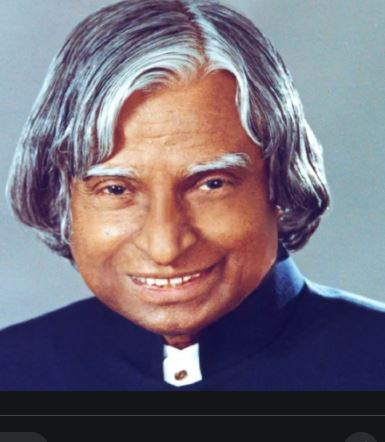
#> input picture APJKalaam_1.JPG, 385 x 442 px
$ python facedetection_usingHaarcascade.py
#> lines starting #> are read from the running program, lines starting #| are printed output that depends on the picture; after the words box and inside, x2 and y2 are one past the last pixel; in counts of white or black regions, pixels touching at a corner belong together
#!/usr/bin/env python
# coding: utf-8

# In[1]:


import numpy as np
import cv2
import matplotlib.pyplot as plt
get_ipython().run_line_magic('matplotlib', 'inline')


# In[2]:


def convertToRGB(image):
    return cv2.cvtColor(image, cv2.COLOR_BGR2RGB)


# In[3]:


haar_cascade_face = cv2.CascadeClassifier('haarcascade_frontalface_alt2.xml')


# In[4]:


def detect_faces(cascade, test_image, scaleFactor = 1.1):
    # create a copy of the image to prevent any changes to the original one.
    image_copy = test_image.copy()

    #convert the test image to gray scale as opencv face detector expects gray images
    gray_image = cv2.cvtColor(image_copy, cv2.COLOR_BGR2RGB)

    # Applying the haar classifier to detect faces
    faces_rect = cascade.detectMultiScale(gray_image, scaleFactor=scaleFactor, minNeighbors=5)

    # Let us print the no. of faces found
    print('Faces found: ', len(faces_rect))

    for (x, y, w, h) in faces_rect:
        cv2.rectangle(image_copy, (x, y), (x+w, y+h), (0, 255, 0), 2)

    return image_copy


# In[5]:


#loading image
test_image2 = cv2.imread('APJKalaam_1.JPG')
#> test_image2 is the input picture: shape (442, 385, 3); mean B, G, R 121.2, 109.3, 117.9

#call the function to detect faces
faces = detect_faces(haar_cascade_face, test_image2)
#> in detect_faces, `faces_rect = cascade.detectMultiScale(gray_image, scaleFactor=scaleFac..`: faces_rect = [[64, 116, 196, 196]]
#| Faces found:  1
#> the loop in detect_faces, `for (x, y, w, h) in faces_rect:` made 1 pass
#> after the loop in detect_faces, `for (x, y, w, h) in faces_rect:`:
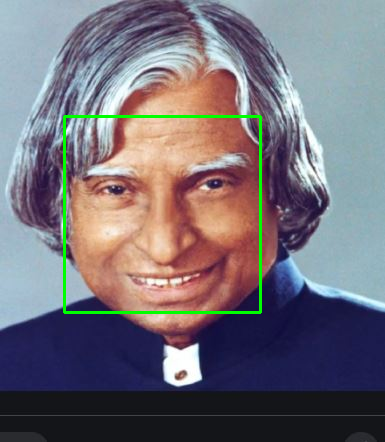
#> image_copy: shape (442, 385, 3); 1.38% of pixels changed, all inside (x1, y1, x2, y2) = (63, 115, 262, 314)

#convert to RGB and display image
plt.imshow(convertToRGB(faces))


# In[6]:


#loading image
test_image2 = cv2.imread('gpimage1.jpg')
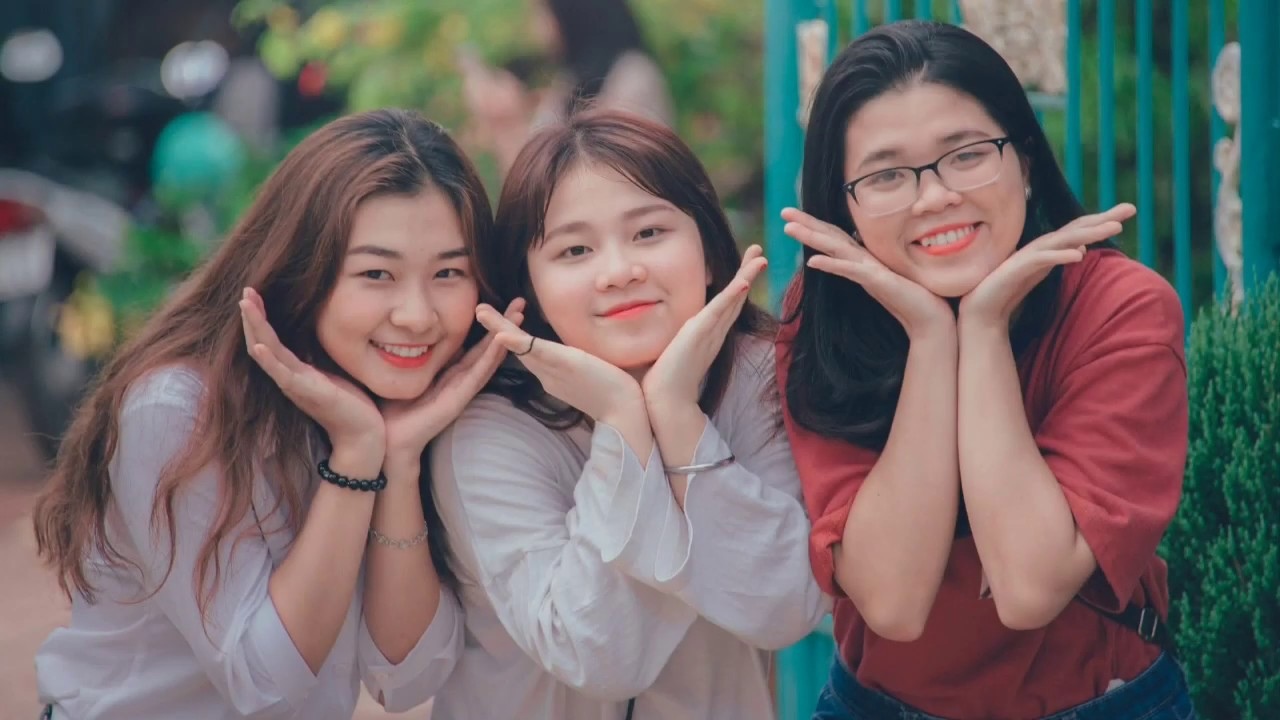
#> input picture gpimage1.jpg, 1280 x 720 px
#> test_image2 is the input picture: shape (720, 1280, 3); mean B, G, R 103.6, 104.6, 111.9

#call the function to detect faces
faces = detect_faces(haar_cascade_face, test_image2)
#> call 2 of detect_faces, with scaleFactor = 1.1
#> in detect_faces (call 2), `faces_rect = cascade.detectMultiScale(gray_image, scaleFactor=scaleFac..`: faces_rect = [[318, 203, 185, 185], [522, 169, 182, 182], [831, 89, 195, 195]]
#| Faces found:  3
#> the loop in detect_faces (call 2), `for (x, y, w, h) in faces_rect:` made 3 passes
#> after the loop in detect_faces (call 2), `for (x, y, w, h) in faces_rect:`:
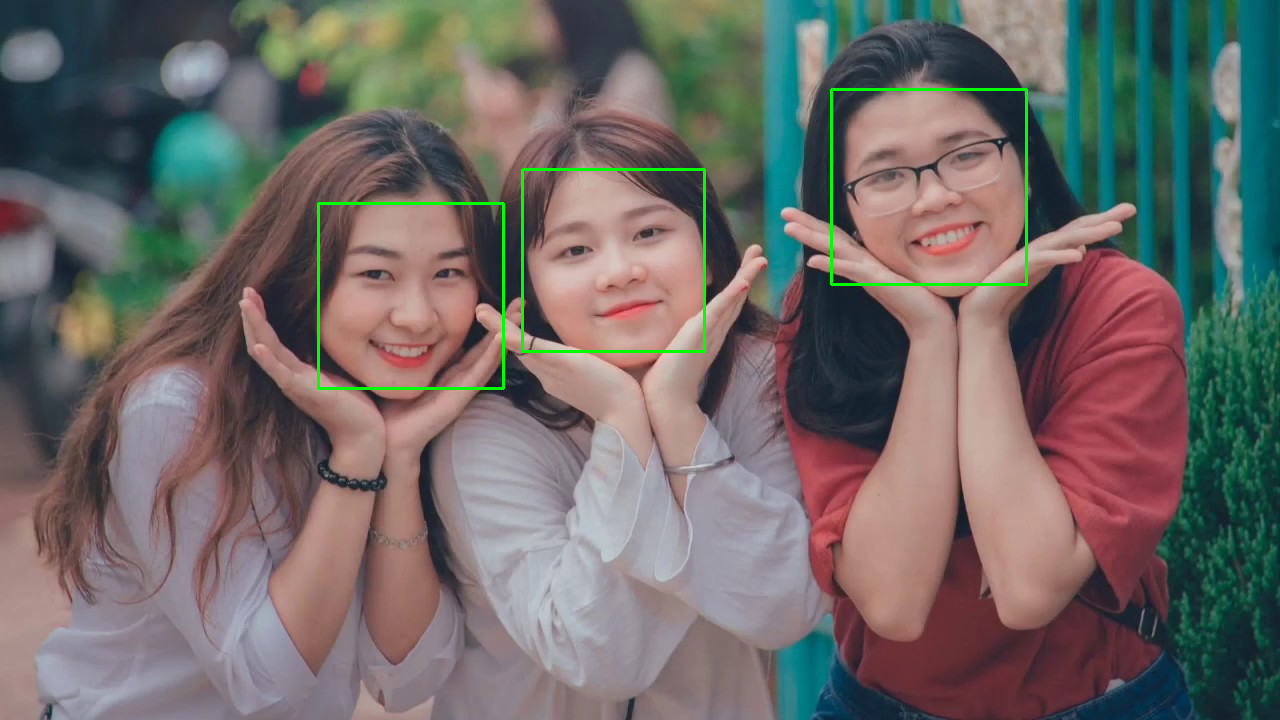
#> image_copy: shape (720, 1280, 3); 0.73% of pixels changed, all inside (x1, y1, x2, y2) = (317, 88, 1028, 390)

#convert to RGB and display image
plt.imshow(convertToRGB(faces))
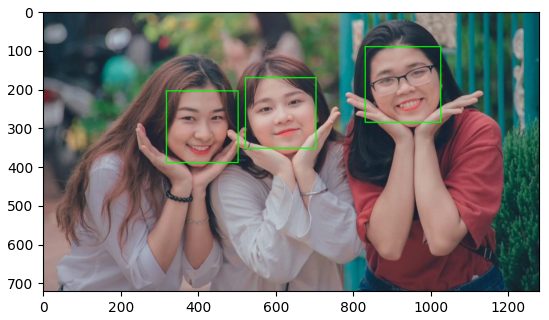
#> figure drawn by matplotlib, 1 panel
